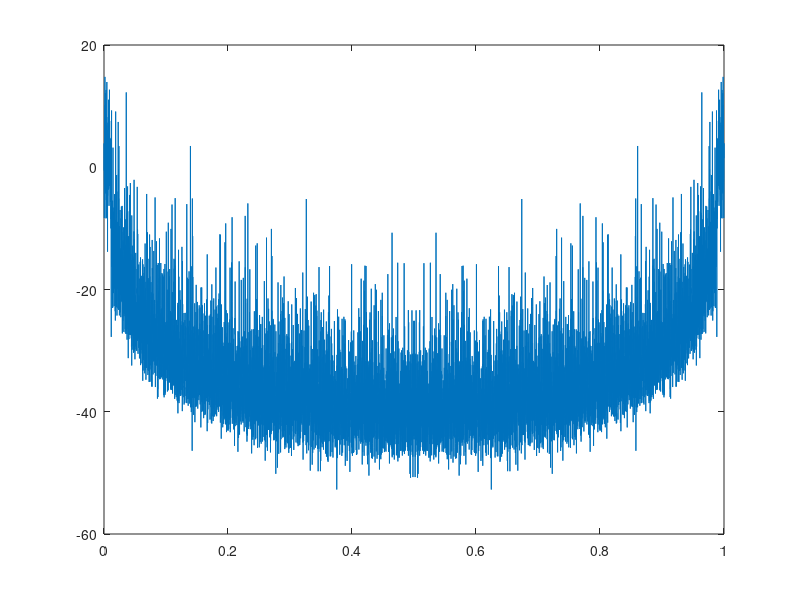

Write MATLAB code to recreate this figure.
b1 = [1, -1.8256, 1];
b2 = [1, -1.9673, 1];

a1 = [1, -1.94551, 0.946985];
a2 = [1, -1.97569, 0.979843];

g = 0.00101447;

x = rand(1,10001);

y1 = filter(g.*b1,a1,x);
y2 = filter(b2,a2,y1);

Hf_in = fft(x);
Hf_out = fft(y2);
f = linspace(0,1,length(x));
plot(f,20*log10(abs(Hf_out./Hf_in)));
